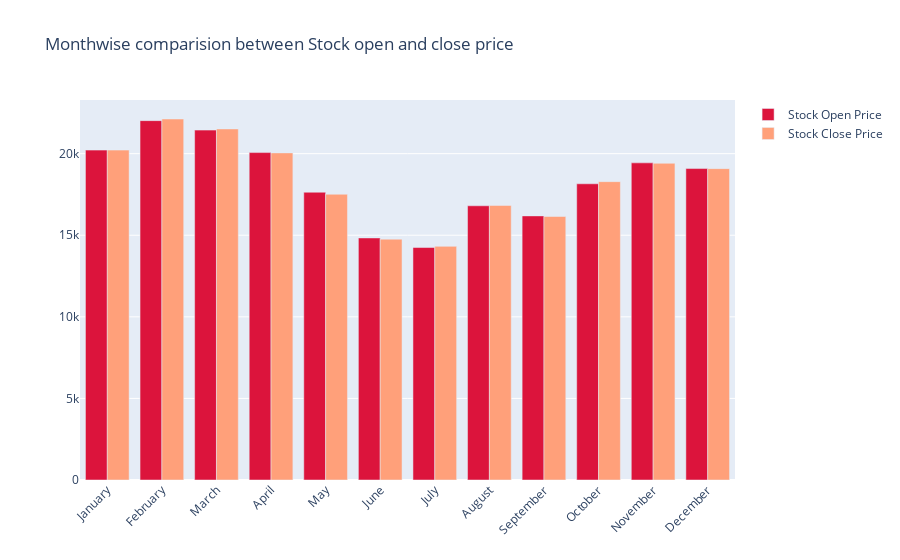

Here is the notebook cell this chart was saved with:
### Code cell
fig = go.Figure()

fig.add_trace(go.Bar(
    x= monthvise.index,
    y=monthvise['Open'],
    name= 'Stock Open Price',
    marker_color='crimson'
))

fig.add_trace(go.Bar(
    x=monthvise.index,
    y=monthvise['Close'],
    name = 'Stock Close Price',
    marker_color='lightsalmon'
))

fig.update_layout(barmode= 'group', xaxis_tickangle =-45,
                  title = 'Monthwise comparision between Stock open and close price')

fig.show()

### Figure 1 — Plotly figure (JSON) as saved in the notebook; plotly's stock layout.template omitted (floating-point values rounded to 4 significant figures)
{"data": [{"marker": {"color": "crimson"}, "name": "Stock Open Price", "type": "bar", "x": ["January", "February", "March", "April", "May", "June", "July", "August", "September", "October", "November", "December"], "y": [20220.0, 22020.0, 21440.0, 20070.0, 17640.0, 14830.0, 14250.0, 16800.0, 16190.0, 18150.0, 19440.0, 19090.0]}, {"marker": {"color": "lightsalmon"}, "name": "Stock Close Price", "type": "bar", "x": ["January", "February", "March", "April", "May", "June", "July", "August", "September", "October", "November", "December"], "y": [20220.0, 22120.0, 21510.0, 20050.0, 17510.0, 14760.0, 14320.0, 16830.0, 16150.0, 18280.0, 19410.0, 19080.0]}], "layout": {"barmode": "group", "title": {"text": "Monthwise comparision between Stock open and close price"}, "xaxis": {"tickangle": -45}}}
